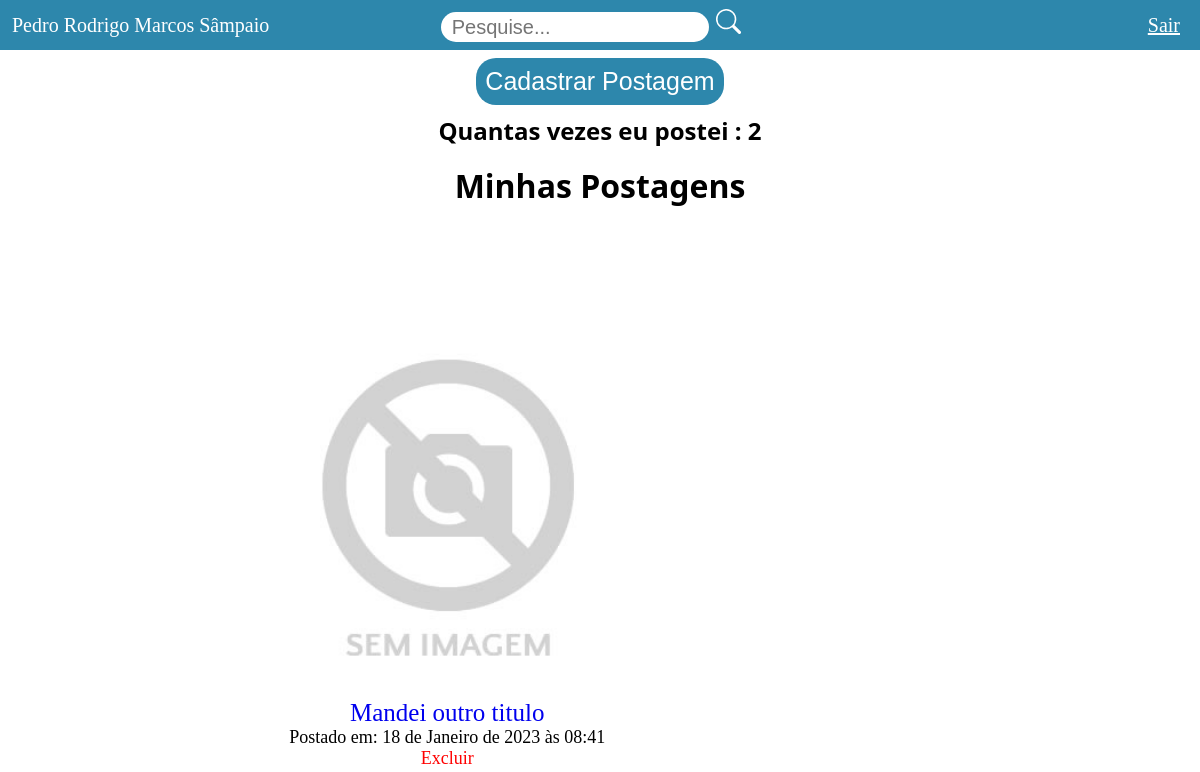
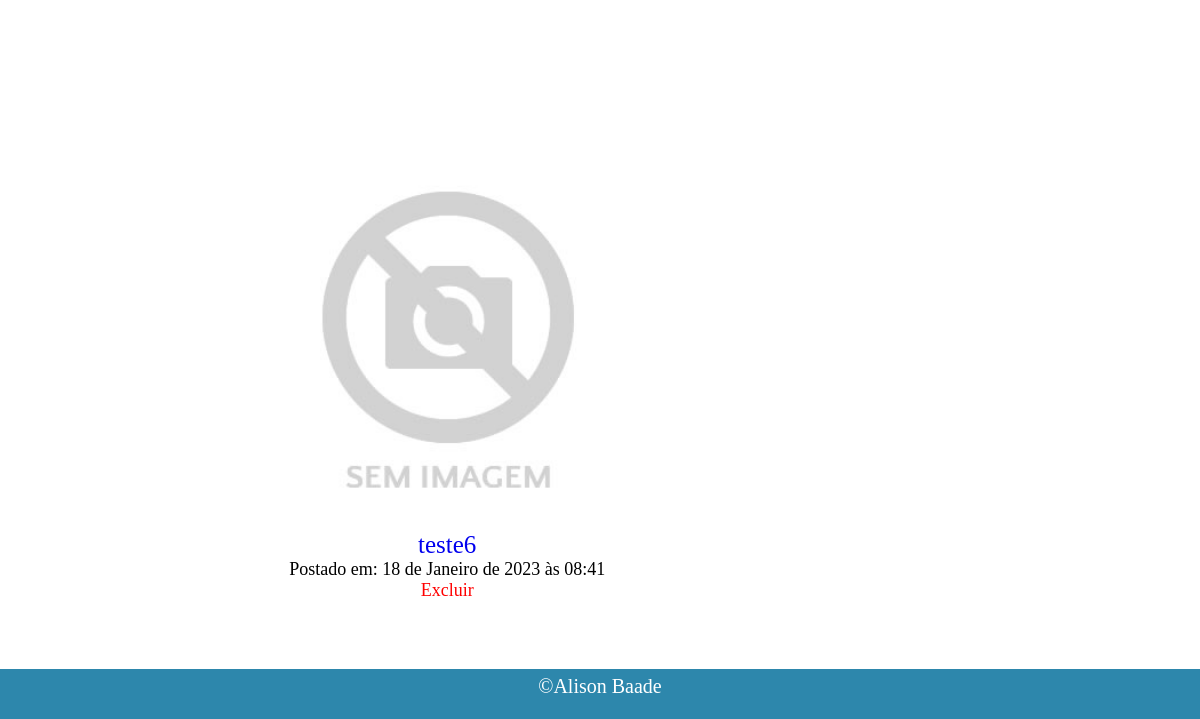
/posts/home/ (signed in), run on an earlier commit of the app's database (2 pictures, top to bottom).
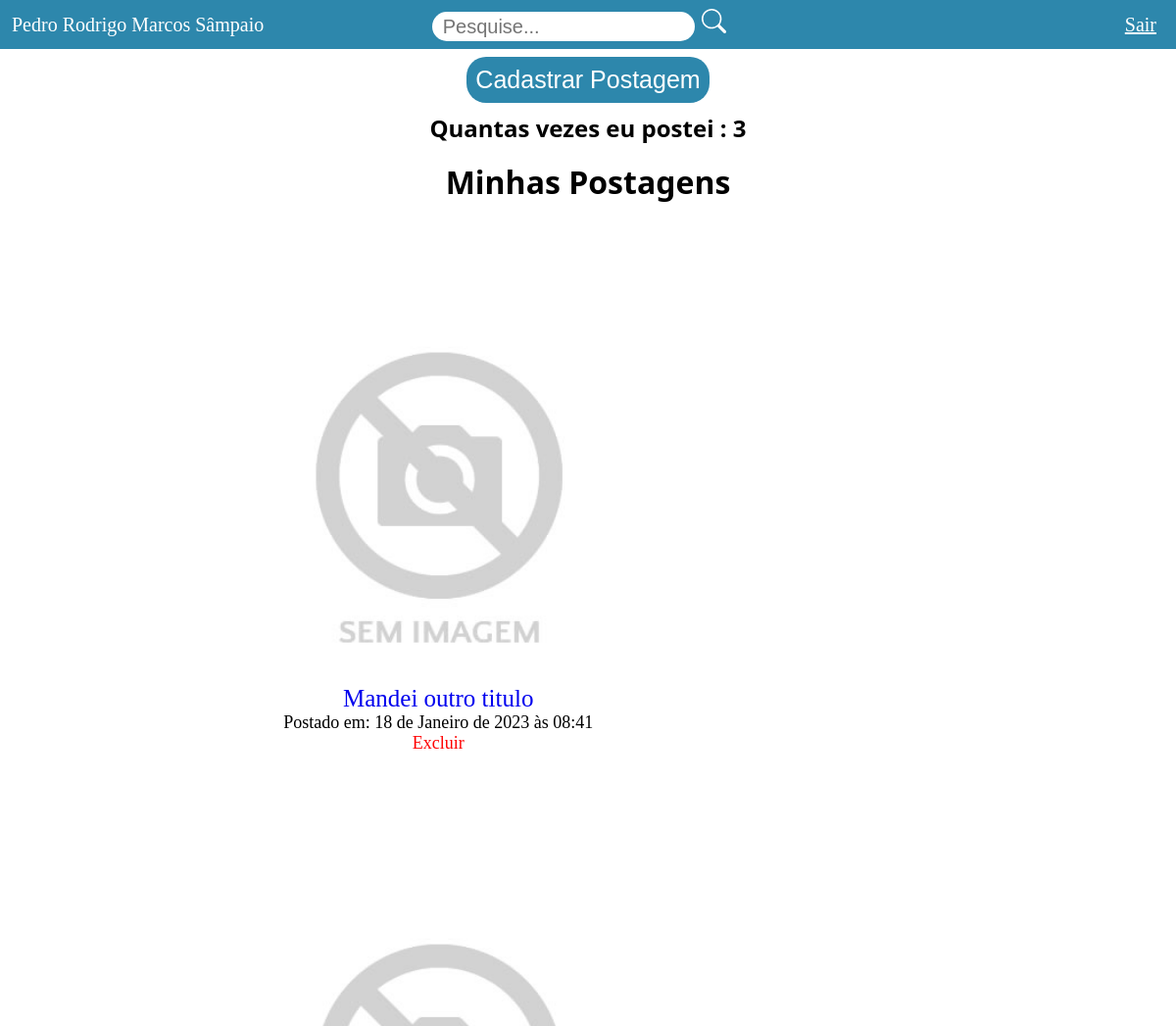
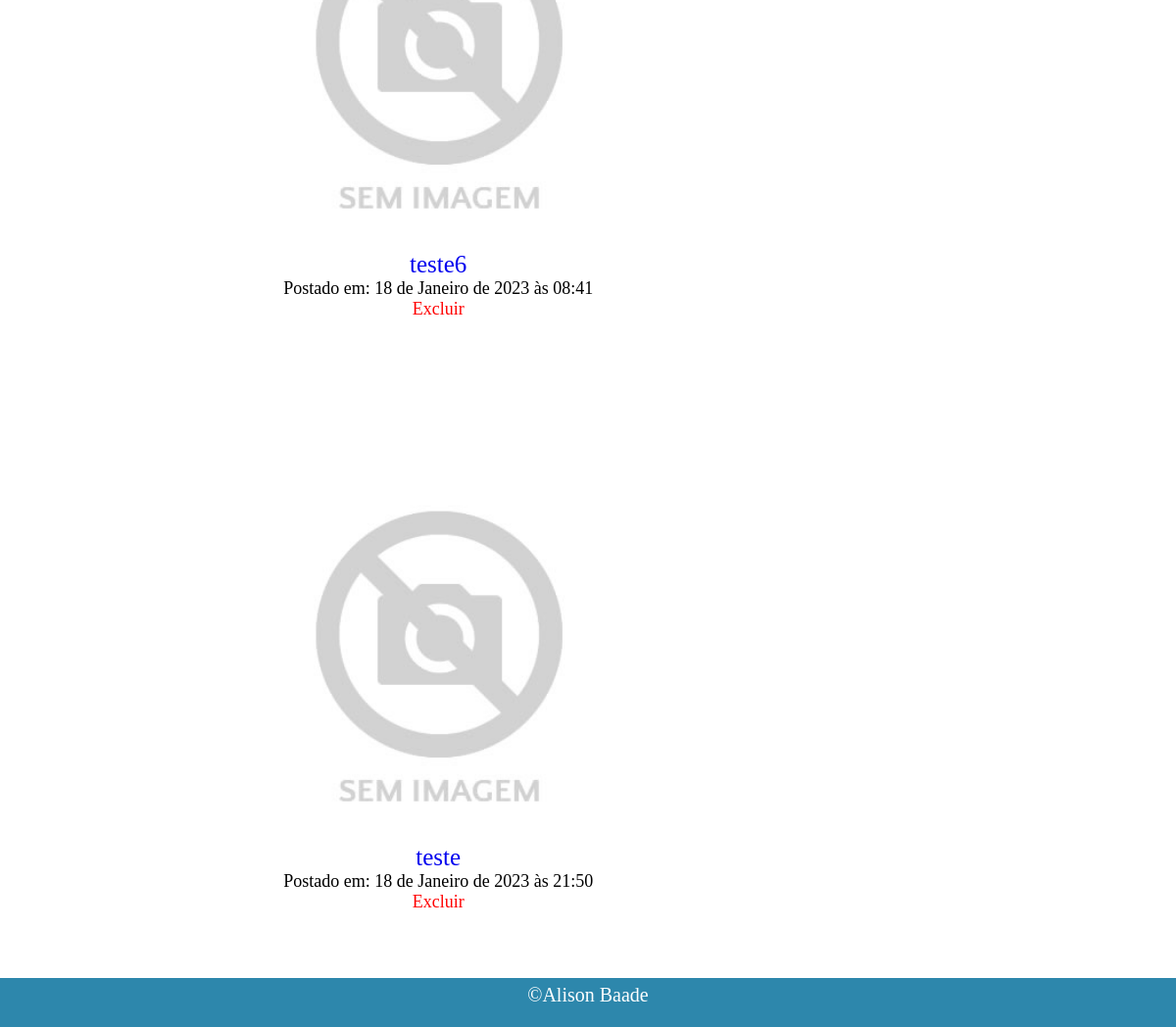
And on a later commit of the database (2 pictures, top to bottom).
### Postagem/models.py (models this page shows, shortened)
class Post(models.Model):
    imagem = models.ImageField(upload_to='img_principal', default='img_principal/sem-img.jpg')
    titulo = models.CharField(max_length=100)
    categoria = models.ForeignKey(Categoria, on_delete=models.CASCADE)
    autor = models.ForeignKey(Usuario, on_delete=models.CASCADE)
    data_cadastro = models.DateTimeField(default=datetime.now, null=True)
    conteudo = models.TextField(max_length=1000)

### Postagem/views.py (the view)
# urls.py: path('home/', views.home, name='home'),
def home(request):
        usuario_req = request.session.get('usuario')
        usuario = Usuario.objects.filter(id=usuario_req).first()
        usuario_logado = usuario
        post = Post.objects.filter(autor=usuario)
        qnt_post = post.count()
        if usuario.tipo == 'AU' :
            return render(request, 'home.html',{'usuario_logado' : usuario_logado,
                                                'usuario_autor' : usuario,
                                                'post': post,
                                                'qnt_post' : qnt_post})
        else:
            return HttpResponse('Você não tem acesso a esta parte')

### perfilUser/models.py (called while the page is built)
    def __str__(self):
        return self.nome

### Postagem/templates/home.html (shortened to what this page needs)
<body>
    {% include 'header.html' %}
    <div class="body-conf">
        <div class="d-flex flex-dir alg-itens-center btn-margin-top">
            <a class="text-decoration a-cad-post font-sans" href="{% url 'cadastrar_post' %}">Cadastrar Postagem</a>
            <h2 class="h1-font">Quantas vezes eu postei : {{ qnt_post }}</h2>
        </div>
        <div class="d-flex jus-cont-center div-h1">
            <h1 class="h1-font">Minhas Postagens</h1>
        </div>
        <section class="d-flex flex-wrap flex-dir-unset">
            {% for post in post %}
            <div class="div-post">
                <img style="width: 400px;" src="{{post.imagem.url}}">
                <div class="d-flex flex-dir alg-itens-center font-a">
                    <a class="text-decoration a-titulo" href="{% url 'edit_post' post.id %}">{{ post.titulo }}</a>
                    <p>Postado em: {{post.data_cadastro}}</p>
                    <a class="text-decoration btn-excluir" href="{% url 'excluir_post' post.id %}" id="{{post.id}}">Excluir</a>
                </div>
            </div>
            {% endfor %}
        </section>
    </div>
    {% include 'footer.html' %}
</body>

What changed in the data, as far as the page shows it:
added Post: imagem (picture), titulo "teste", data_cadastro "18 de Janeiro de 2023 às 21:50"
Also different on the page:
{{ qnt_post }}: "2" → "3"
